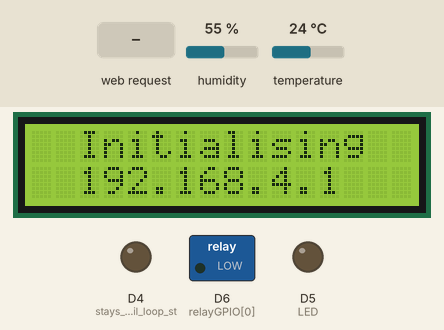
Simulated run of this sketch. Board: ESP8266 (NodeMCU). On the bench: 16×2 character LCD, switched loads named in the sketch (green lamp = pin HIGH), output pins drawn as LEDs (lit = HIGH). The inputs (shaded band) are chosen by the test bench; at power-on: humidity 55 %, temperature 24 °C. What the sketch prints to the serial monitor is not drawn.

Above: at 6.3 s.
6.4 s: HTTP request GET /update received
At 51.4 s:
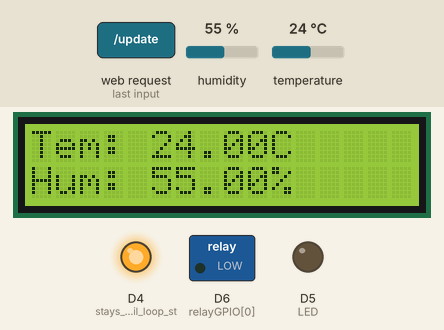
At 52.9 s:
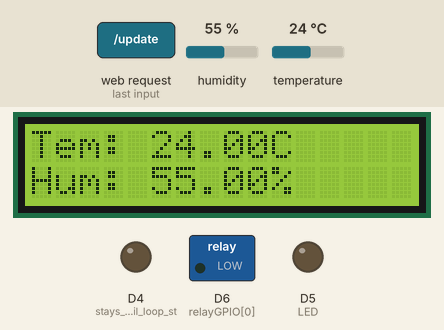
Timing chart, 0 to 53.5 s (numbered marks = the images above; inputs shaded):
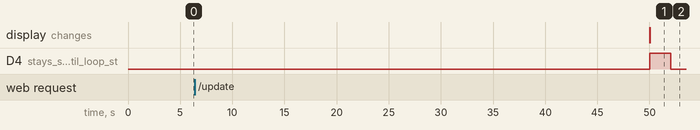

The sketch:

IOT_Assignment_Weather_Controlled_TurfBreeze_Activation.ino
```cpp
/*
Josh Gagnuss

software created to take in and evaluate weather inputs to remotely operate turf breeze fans
on the golf course without the need of human input.

*/

// required libraries
#include <Arduino.h>
#include <ESP8266WiFi.h>
#include <Hash.h>
#include <ESPAsyncTCP.h>
#include <ESPAsyncWebServer.h>
#include <Adafruit_Sensor.h>
#include <DHT.h>
#include <LiquidCrystal_I2C.h>

//device access
const char* ssid = "Remote-Turfbreeze";
const char* password = "password";

// DHT input pin & type
#define DHTInput 13
#define DHTTYPE DHT22
DHT dht(DHTInput, DHTTYPE);

// LED Output
#define LED D5

// relay type NO = normally open
#define RELAY_NO false

// number of relays
#define NUM_RELAYS 1

// relay gpio pins
int relayGPIO[NUM_RELAYS] = {12};

// relay params
const char* PARAM_1 = "relay";
const char* PARAM_2 = "state";

// create LCD display
LiquidCrystal_I2C lcd(0x27, 16, 2);

// initiate temperature & humidity
float temperature = 0.0;
float humidity = 0.0;

// initiate server on port 80
AsyncWebServer server(80);

// keep track between DHT updates
unsigned long previousMilliseconds = 0;

// DHT sensor update intervals (20 Seconds)
const long interval = 50000;

// UI
const char index_html[] PROGMEM = R"rawliteral(
<!DOCTYPE HTML><html>
<head>
  <title>Remote Turf Breeze</title>
  <meta name="viewport" content="width=device-width, initial-scale=1">
  <meta http-equiv="refresh" content="10">
  <style>
    html {
     font-family: Arial;
     display: inline-block;
     margin: 0px auto;
     text-align: center;
    }
    h2 { font-size: 3.0rem; }
    p { font-size: 3.0rem; }
    .units { font-size: 1.2rem; }
    .dht-labels{
      font-size: 1.5rem;
      vertical-align:middle;
      padding-bottom: 15px;
    }
     body {max-width: 600px; margin:0px auto; padding-bottom: 25px;}
    .switch {position: relative; display: inline-block; width: 120px; height: 68px}
    .switch input {display: none}
    .slider {position: absolute; top: 0; left: 0; right: 0; bottom: 0; background-color: #ccc; border-radius: 34px}
    .slider:before {position: absolute; content: ""; height: 52px; width: 52px; left: 8px; bottom: 8px; background-color: #fff; -webkit-transition: .4s; transition: .4s; border-radius: 68px}
    input:checked+.slider {background-color: #2196F3}
    input:checked+.slider:before {-webkit-transform: translateX(52px); -ms-transform: translateX(52px); transform: translateX(52px)}
  </style>
</head>
<body>
  <h2>Remote Turf Breeze Monitor</h2>
  %BUTTONPLACEHOLDER%

  <p>
    <span class="dht-labels">Temperature</span>
    <span id="temperature">%TEMPERATURE%</span>
    <sup class="units">&deg;C</sup>
  </p>
  <p>
    <span class="dht-labels">Humidity</span>
    <span id="humidity">%HUMIDITY%</span>
    <sup class="units">%</sup>
  </p>

<script>function toggleCheckbox(element) {
  var xhr = new XMLHttpRequest();
  if(element.checked){ xhr.open("GET", "/update?relay="+element.id+"&state=1", true); }
  else { xhr.open("GET", "/update?relay="+element.id+"&state=0", true); }
  xhr.send();
}</script>

</body>
<script>

setInterval(function ( ) {
  var xhttp = new XMLHttpRequest();
  xhttp.onreadystatechange = function() {
    if (this.readyState == 4 && this.status == 200) {
      document.getElementById("temperature").innerHTML = this.responseText;
    }
  };
  xhttp.open("GET", "/temperature", true);
  xhttp.send();
}, 5000 ) ;

setInterval(function ( ) {
  var xhttp = new XMLHttpRequest();
  xhttp.onreadystatechange = function() {
    if (this.readyState == 4 && this.status == 200) {
      document.getElementById("humidity").innerHTML = this.responseText;
    }
  };
  xhttp.open("GET", "/humidity", true);
  xhttp.send();
}, 5000 ) ;

</script>
</html>)rawliteral";

// place values into html when readings are available
String processor(const String& var) {
  //Serial.println(var); #uncomment if debugging required
  if (var == "TEMPERATURE"){
    return String(temperature);
  } else if (var == "HUMIDITY") {
    return String(humidity);
  }
   if(var == "BUTTONPLACEHOLDER"){
    String buttons ="";
    for(int i=1; i<=NUM_RELAYS; i++){
      String relayStateValue = relayState(i);
      buttons+= "<h4>""Manual Override""</h4><label class=\"switch\"><input type=\"checkbox\" onchange=\"toggleCheckbox(this)\" id=\"" + String(i) + "\" "+ relayStateValue +"><span class=\"slider\"></span></label>";
    }
    return buttons;
  }
  return String();
}

// relat state management
String relayState(int numRelay){
  if(RELAY_NO){
    if(digitalRead(relayGPIO[numRelay-1])){
      return "";
    }
    else {
      return "checked";
    }
  }
  else {
    if(digitalRead(relayGPIO[numRelay-1])){
      return "checked";
    }
    else {
      return "";
    }
  }
  return "";
}

void setup() {
 Serial.begin(115200); // for any debugging purposes
 dht.begin(); // activate dht sensor

// activate lcd display
 lcd.begin(16,2);
 lcd.init();
 lcd.backlight();

 // initiate onboard LED for easier fault identification
 pinMode(2, OUTPUT); // stays solid until loop starts
 pinMode(LED, OUTPUT);

 // set relays to open
 for(int i=1; i<=NUM_RELAYS; i++){
    pinMode(relayGPIO[i-1], OUTPUT);
    if(RELAY_NO){
      digitalWrite(relayGPIO[i-1], HIGH);
    }
    else{
      digitalWrite(relayGPIO[i-1], LOW);
    }
  }

 // display in monitor for activation purposes
 Serial.println("Activating Sensor");
 WiFi.softAP(ssid, password);
 // display IP address in serial monitor
 Serial.println(WiFi.softAPIP());

// lcd initalising text & IP
  lcd.clear();
  lcd.setCursor(2, 0);
  lcd.print("Initialising");
  lcd.setCursor(2, 1);
  lcd.print(WiFi.softAPIP());
  delay(5000);

 // routing for web page
 server.on("/", HTTP_GET, [](AsyncWebServerRequest *request){
   request->send_P(200, "text/html", index_html, processor);
 });

 // temperature request
 server.on("/temperature", HTTP_GET, [](AsyncWebServerRequest *request){
   request->send_P(200, "text/plain", String(temperature).c_str());
 });

 // humidity request
 server.on("/humidity", HTTP_GET, [](AsyncWebServerRequest *request){
   request->send_P(200, "text/plain", String(humidity).c_str());
 });

 // manual ovverride with button and trigger
server.on("/update", HTTP_GET, [] (AsyncWebServerRequest *request) {
    String inputMessage;
    String inputParam;
    String inputMessage2;
    String inputParam2;
    // GET input1 value on <ESP_IP>/update?relay=<inputMessage>
    if (request->hasParam(PARAM_1) & request->hasParam(PARAM_2)) {
      inputMessage = request->getParam(PARAM_1)->value();
      inputParam = PARAM_1;
      inputMessage2 = request->getParam(PARAM_2)->value();
      inputParam2 = PARAM_2;
      if(RELAY_NO){
        Serial.print("NO ");
        digitalWrite(relayGPIO[inputMessage.toInt()-1], !inputMessage2.toInt());
      }
      else{
        Serial.print("NC ");
        digitalWrite(relayGPIO[inputMessage.toInt()-1], inputMessage2.toInt());
      }
    }
    else {
      inputMessage = "No message sent";
      inputParam = "none";
    }
    Serial.println(inputMessage + inputMessage2);
    request->send(200, "text/plain", "OK");
  });

 // activate the server
 server.begin();
}

void loop() {
  // set millisecond counter
unsigned long currentMilliseconds = millis();

if (currentMilliseconds - previousMilliseconds >= interval){
  previousMilliseconds = currentMilliseconds; // saves the last time DHT values were read

// read the temperature/humidity (Celsius)
float newTemperature = dht.readTemperature();
float newHumidity = dht.readHumidity();

// check for the sensor values anf execute accordingly
if (isnan(newTemperature) && isnan(newHumidity)) {
  // seiral debugging
  Serial.println("Failure - Could not read values from sensor");
  // print temperature fault to lcd
  lcd.clear();
  lcd.setCursor(2, 0);
  lcd.print("Temperature");
  lcd.setCursor(2, 1);
  lcd.print("Fault");
  delay(1000);
  //flashing the on-board light 5 times at .5sec intervals to indicate fault with temp & humidity sensor
  int count = 0;
  while (count ++ < 5){
    digitalWrite(2, HIGH);
    delay(500);
    digitalWrite(2, LOW);
    delay(500);
  }
} else {
  // set temperature values
  temperature = newTemperature;
  humidity = newHumidity;
  // serial debugging
  Serial.println(temperature);
  Serial.println(humidity);
  //print values to lcd
  lcd.clear();
  lcd.setCursor(0, 0);
  lcd.print("Tem: ");
  lcd.print(temperature);
  lcd.print("C");
  lcd.setCursor(0, 1);
  lcd.print("Hum: ");
  lcd.print(humidity);
  lcd.print("%");
  // flashing on-board light 2 times at 1sec intervals to indicate operational
  int count =0;
  while (count ++ < 2) {
    digitalWrite(2, HIGH);
    delay(2000);
    digitalWrite(2, LOW);
    delay(2000);
  }
} // esle statement

// activate light and relay when criteria is met
if (newTemperature >= 25 || newHumidity >= 80) {
  digitalWrite(LED, HIGH);
  digitalWrite(12, HIGH);
} else {
  digitalWrite(LED, LOW);
  digitalWrite(12, LOW);
}
} // if interval statement
} // loop
```
